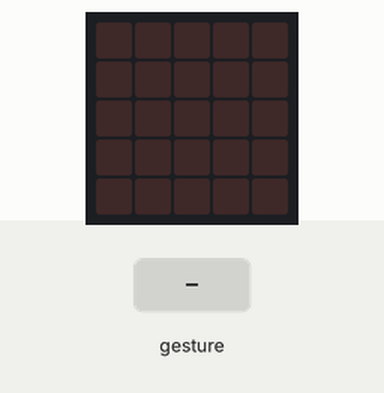
Recording of a program running on a simulated BBC micro:bit (MakeCode). On the bench: the board's 5×5 LED display. The test bench sets the inputs (shaded band). Random numbers come from a fixed seed; a tilt is held for 1.5 s and a shake lasts 1 s, then the board lies face up again.

Above: at 1.2 s.
1.3 s: gesture 'shake'
At 1.9 s:
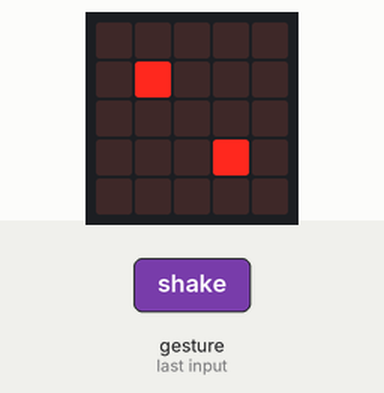
3.5 s: gesture 'shake'
At 4.1 s:
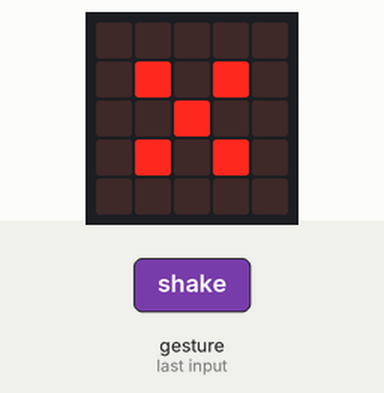
5.7 s: gesture 'shake'
At 6.3 s:
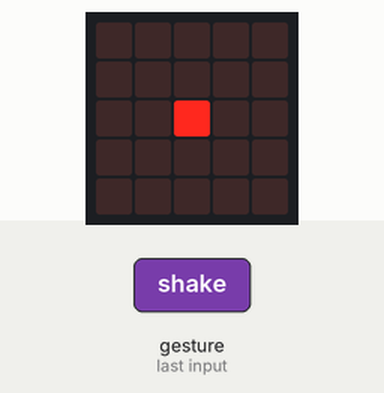
7.9 s: gesture 'shake'
At 8.5 s:
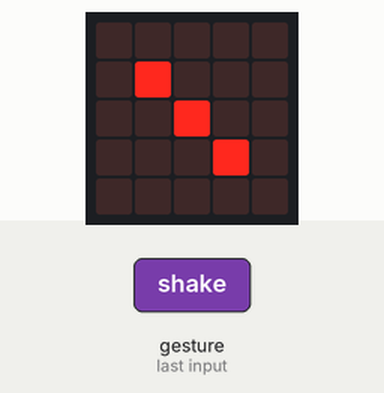
Timing chart, 0 to 10.9 s (numbered marks = the images above; inputs shaded):
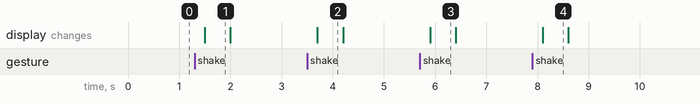

Measured:
- after the input at 1.3 s, the display: changes after 0.20 s (image 1)
- after the input at 3.5 s, the display: changes after 0.20 s (image 2)
- after the input at 5.7 s, the display: changes after 0.20 s (image 3)
- after the input at 7.9 s, the display: changes after 0.20 s (image 4)
- what the display in image 1 shows lasts 0.5 s, from 1.5 s to 2.0 s

The program:

main.ts
```typescript
input.onGesture(Gesture.Shake, function () {
    if (nnumber == 1) {
        basic.showLeds(`
            . . . . .
            . . . . .
            . . # . .
            . . . . .
            . . . . .
            `)
    } else if (nnumber == 2) {
        basic.showLeds(`
            . . . . .
            . # . . .
            . . . . .
            . . . # .
            . . . . .
            `)
    } else if (nnumber == 3) {
        basic.showLeds(`
            . . . . .
            . # . . .
            . . # . .
            . . . # .
            . . . . .
            `)
    } else if (nnumber == 4) {
        basic.showLeds(`
            . . . . .
            . # . # .
            . . . . .
            . # . # .
            . . . . .
            `)
    } else if (nnumber == 5) {
        basic.showLeds(`
            . . . . .
            . # . # .
            . . # . .
            . # . # .
            . . . . .
            `)
    } else if (nnumber == 6) {
        basic.showLeds(`
            . . . . .
            . # # # .
            . . . . .
            . # # # .
            . . . . .
            `)
    }
    basic.pause(100)
    basic.clearScreen()
    nnumber = 0
    basic.pause(100)
    nnumber = randint(1, 6)
})
let nnumber = 0
nnumber = randint(1, 6)
```

test.ts
```typescript
// les tests vont ici ; cela ne sera pas compilé si ce paquet est utilisé en tant qu'extension.
```
